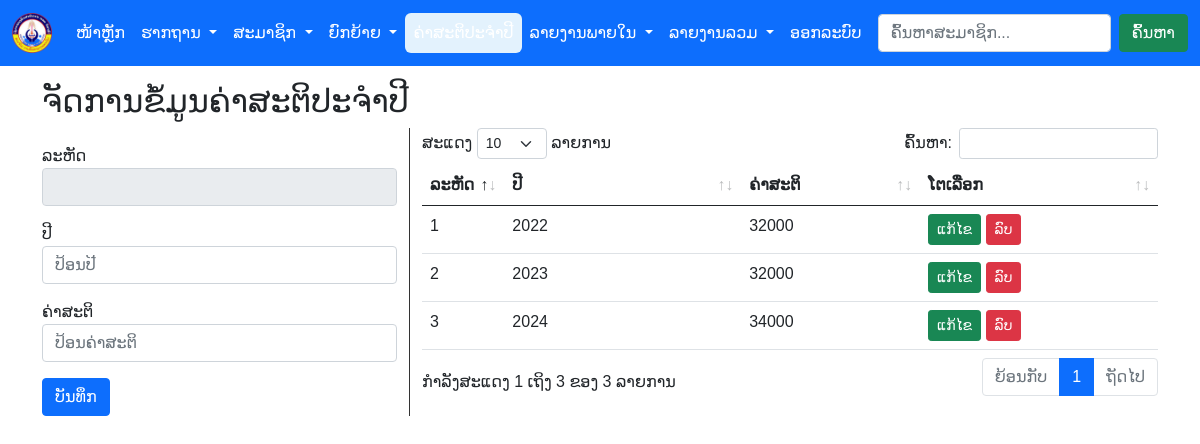
The app's page /yearly_fee.php (signed in), older data.
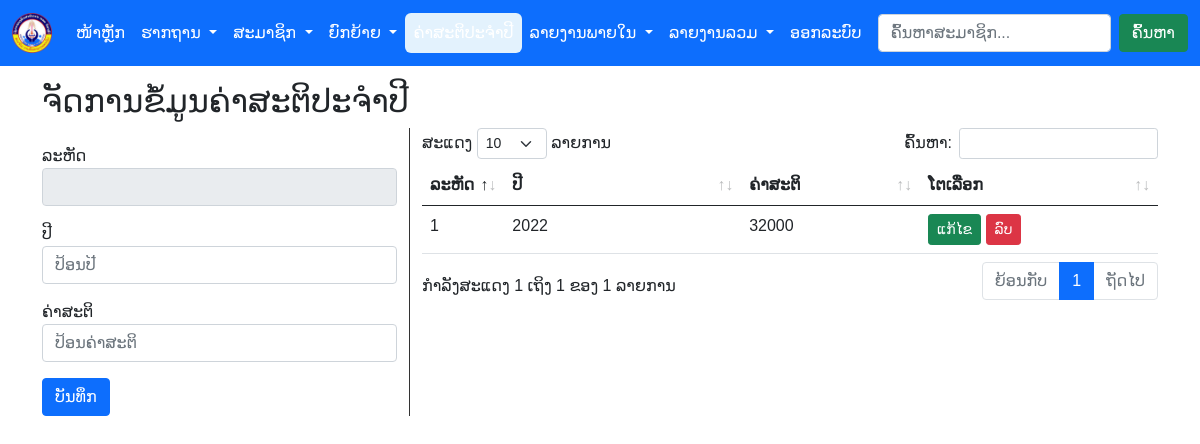
The same page, newer data.
### tables this page shows
CREATE TABLE `yearly_fee` (
  `id` int(11) NOT NULL COMMENT 'ລະຫັດຄ່າສະຕິ',
  `fee` int(11) NOT NULL COMMENT 'ຄ່າສະຕິ',
  `year` int(11) NOT NULL COMMENT 'ປີ'
);

### yearly_fee.php (the view, shortened to what this page needs)
<?php
require_once __DIR__ . '/include/dbconfig.php';
require_once __DIR__ . '/header.php';
require __DIR__ . '/menu.php';
?>
<div class="container mt-3">
    <h2>ຈັດການຂໍ້ມູນຄ່າສະຕິປະຈຳປີ</h2>
    <div class="row">
        <div class="col-md-4" style="border-right:thin #333333 solid;">
            <form action="" method="post">
                <div class="form-group mt-3">
                    <label for="feeid">ລະຫັດ</label>
                    <input readonly type="text" class="form-control" name="feeid" value="" id="feeid">
                </div>
                <div class="form-group mt-3 mb-3">
                    <label for="year">ປີ</label>
                    <input required value="" type="text" name="year" id="year" class="form-control" placeholder="ປ້ອນປີ">
                </div>
                <div class="form-group mt-3 mb-3">
                    <label for="fee">ຄ່າສະຕິ</label>
                    <input required value="" type="text" name="fee" id="fee" class="form-control" placeholder="ປ້ອນຄ່າສະຕິ">
                </div>
                <button id="btnAction" type="button" class="btn btn-primary" onclick="doProcess()">ບັນທຶກ</button>
            </form>
        </div>
        <div class="col-md-8">
            <table id="example" class="table table-hover mt-5">
                <thead>
                    <tr>
                        <th class="col-1">ລະຫັດ</th>
                        <th class="col-4">ປີ</th>
                        <th class="col-3">ຄ່າສະຕິ</th>
                        <th class="col-4">ໂຕເລືອກ</th>
                    </tr>
                </thead>
                <tbody>
                    <?php
                    $sql = "SELECT * FROM yearly_fee";
                    $rs = mysqli_query($con, $sql);
                    while ($row = $rs->fetch_assoc()) {
                        $str = '
                                <tr>
                                    <td>' . $row['id'] . '</td>
                                    <td>' . $row['year'];
                        $str .= '</td>
                                    <td>' . $row['fee'] . '</td>
                                    <td>
                                        <a class="btn btn-success btn-sm" href="#" onclick="editYearlyFee(' . $row['id'] . ',' . $row['year'] . ','.$row['fee'].')">ແກ້ໄຂ</a>
                                        <a class="btn btn-danger btn-sm" href="#" onclick="deleteYearlyFee(' . $row['id'] . ')">ລົບ</a>
                                    </td>
                                </tr>
                            ';
                        echo $str;
                    }
                    ?>
                </tbody>
            </table>
        </div>
    </div>
</div>
<?php
require __DIR__ . '/footer.php';
?>

Row changes from the older to the newer data that the page shows:
removed yearly_fee: id "2", year "2023", fee "32000"
removed yearly_fee: id "3", year "2024", fee "34000"
Text that changed along with them:
text written by a page script: "ສະແດງ ລາຍການ ຄົ້ນຫາ: ກໍາລັງສະແດງ 1 ເຖິງ 3 ຂອງ 3 ລາຍການ ຍ້ອນກັບ 1 ຖັດໄປ" → "ສະແດງ ລາຍການ ຄົ້ນຫາ: ກໍາລັງສະແດງ 1 ເຖິງ 1 ຂອງ 1 ລາຍການ ຍ້ອນກັບ 1 ຖັດໄປ"
